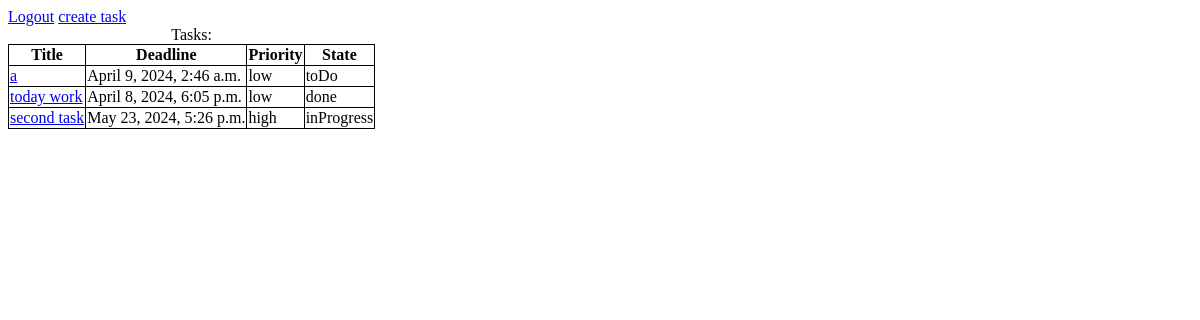
The app's page /tasks, older data.
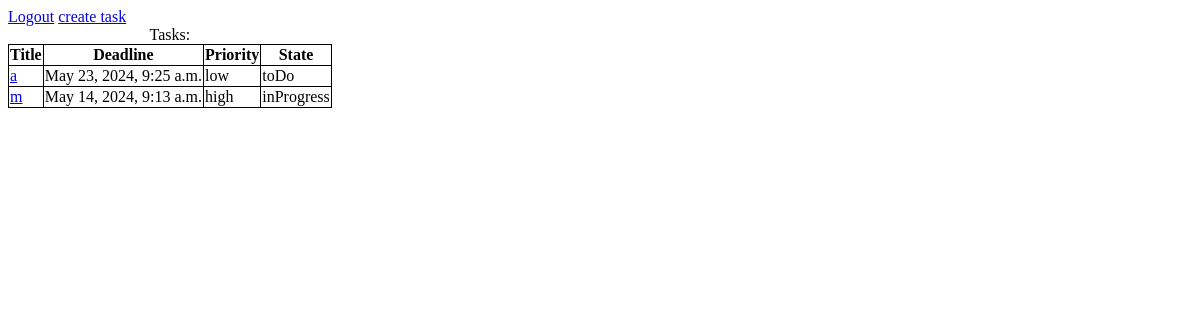
The same page, newer data.
### apps/bookmodule/models.py (models this page shows)
class Task(models.Model):
    title = models.CharField(max_length = 50)
    createdate = models.DateTimeField(auto_now_add=True)
    deadline = models.DateTimeField()
    Priority = models.CharField(max_length = 50)
    State = models.CharField(max_length = 50)
    description = models.CharField(max_length = 500)

### apps/bookmodule/views.py (the view)
# urls.py: path('tasks',views.tasks, name="tasks"),
def tasks(request):
    Tasks = Task.objects.all()
    return render(request, 'bookmodule/tasks.html',{'Tasks': Tasks})

### apps/templates/bookmodule/tasks.html (shortened to what this page needs)
{% extends "layouts/base.html" %}
{% block content %}
<a href="/logout">Logout</a>
<a href="/create">create task</a>
<table>
    <caption>Tasks:</caption>
    <tr>
       <th>Title</th>
       <th>Deadline</th>
       <th>Priority</th>
       <th>State</th>
    </tr>
      {% for t in Tasks %}
    <tr>
       <td><a href="/task/{{t.id}}">{{t.title}}</a></td>
       <td>{{t.deadline}}</td>
       <td>{{t.Priority}}</td>
       <td>{{t.State}}</td>
    </tr>
      {%endfor%}
 </table>
{% endblock content %}

### apps/templates/layouts/base.html (shortened to what this page needs)
<!DOCTYPE html>
<html lang="en">
 <head>
 </head>
 <body>
 {% block content %}
 {% endblock content %}
 </body>
</html>

### apps/templates/layouts/base.html (style rules this page uses)
table, th, td { border: 1px solid black; border-collapse: collapse; }

Row changes from the older to the newer data that the page shows:
removed Task: title "today work", deadline "April 8, 2024, 6:05 p.m.", Priority "low", State "done"
removed Task: title "second task", deadline "May 23, 2024, 5:26 p.m.", Priority "high", State "inProgress"
changed Task "low": deadline "April 9, 2024, 2:46 a.m." → "May 23, 2024, 9:25 a.m."
added Task: title "m", deadline "May 14, 2024, 9:13 a.m.", Priority "high", State "inProgress"
